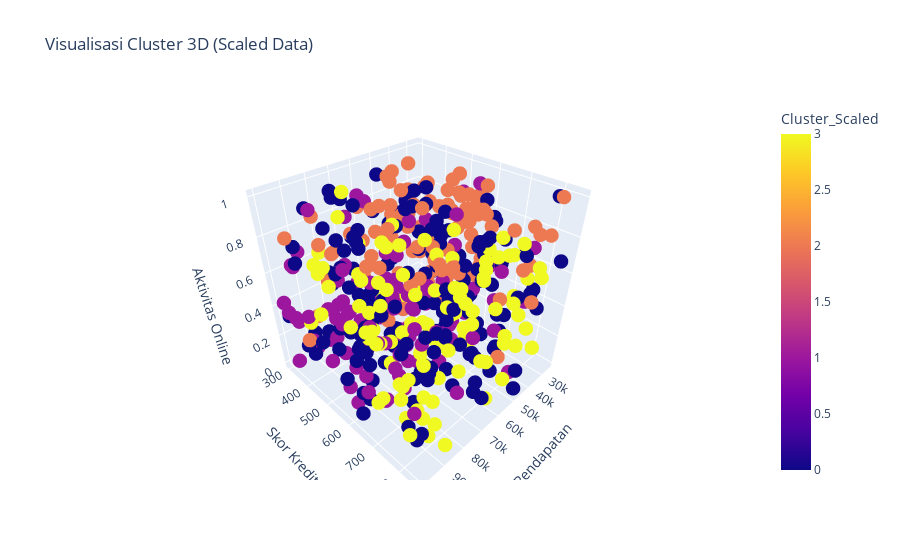

The notebook cell this image was saved under:
### Code cell
import plotly.express as px

fig_3d = px.scatter_3d(df,
                       x='Income',
                       y='Credit_Score',
                       z='Online_Activity',
                       color='Cluster_Scaled',
                       title='Visualisasi Cluster 3D (Scaled Data)',
                       labels={'Income': 'Pendapatan', 'Credit_Score': 'Skor Kredit', 'Online_Activity': 'Aktivitas Online'})

fig_3d.update_traces(marker=dict(size=5))
fig_3d.show()

### Figure 1 — Plotly figure (JSON) as saved in the notebook; plotly's stock layout.template omitted (floating-point values rounded to 4 significant figures; data arrays with more than 128 entries replaced by an {"elided": "..."} marker saying what was removed)
{"data": [{"hovertemplate": "Pendapatan=%{x}<br>Skor Kredit=%{y}<br>Aktivitas Online=%{z}<br>Cluster_Scaled=%{marker.color}<extra></extra>", "legendgroup": "", "marker": {"color": {"elided": "500 int values"}, "coloraxis": "coloraxis", "size": 5, "symbol": "circle"}, "mode": "markers", "name": "", "scene": "scene", "showlegend": false, "type": "scatter3d", "x": {"elided": "500 float values"}, "y": {"elided": "500 int values"}, "z": {"elided": "500 float values"}}], "layout": {"coloraxis": {"colorbar": {"title": {"text": "Cluster_Scaled"}}, "colorscale": [[0, "#0d0887"], [0.1111, "#46039f"], [0.2222, "#7201a8"], [0.3333, "#9c179e"], [0.4444, "#bd3786"], [0.5556, "#d8576b"], [0.6667, "#ed7953"], [0.7778, "#fb9f3a"], [0.8889, "#fdca26"], [1, "#f0f921"]]}, "legend": {"tracegroupgap": 0}, "scene": {"domain": {"x": [0, 1], "y": [0, 1]}, "xaxis": {"title": {"text": "Pendapatan"}}, "yaxis": {"title": {"text": "Skor Kredit"}}, "zaxis": {"title": {"text": "Aktivitas Online"}}}, "title": {"text": "Visualisasi Cluster 3D (Scaled Data)"}}}
